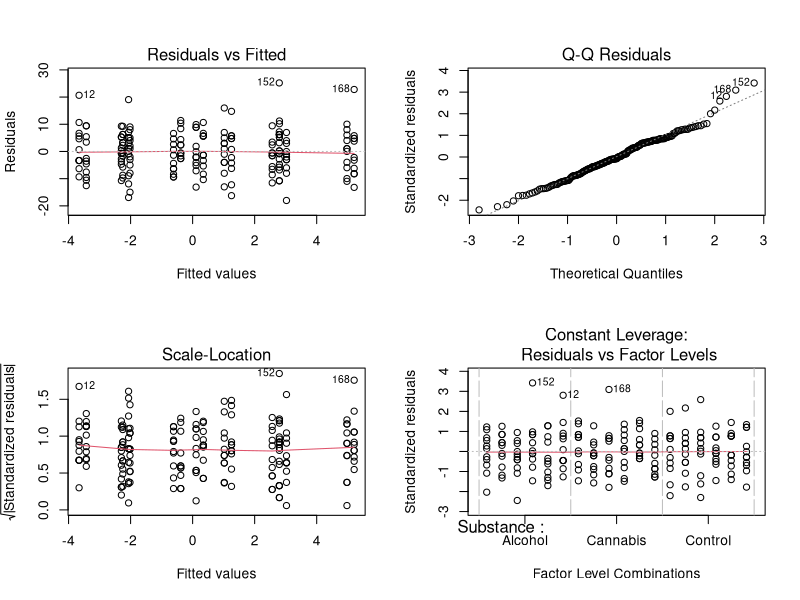
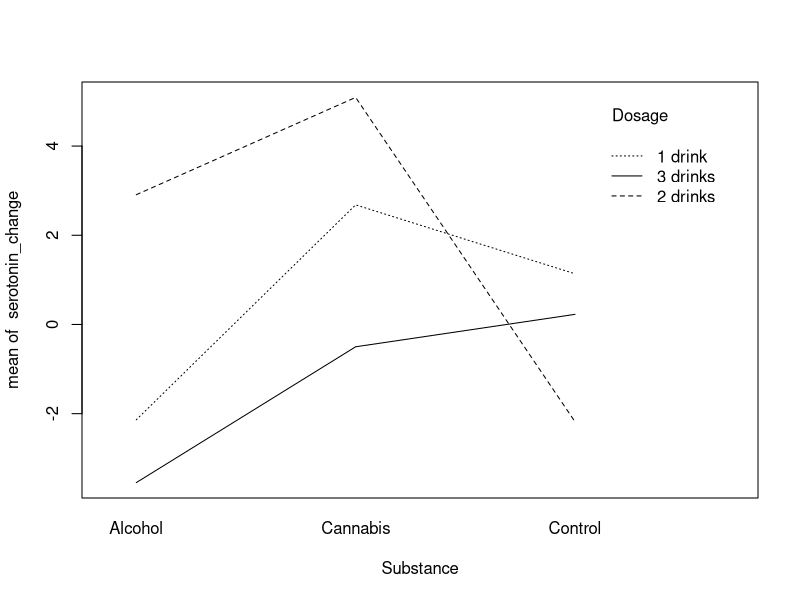
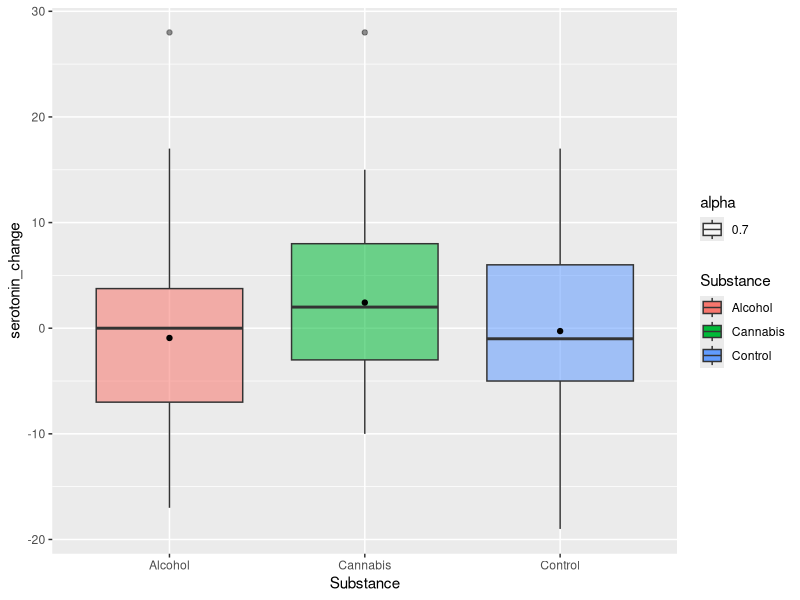
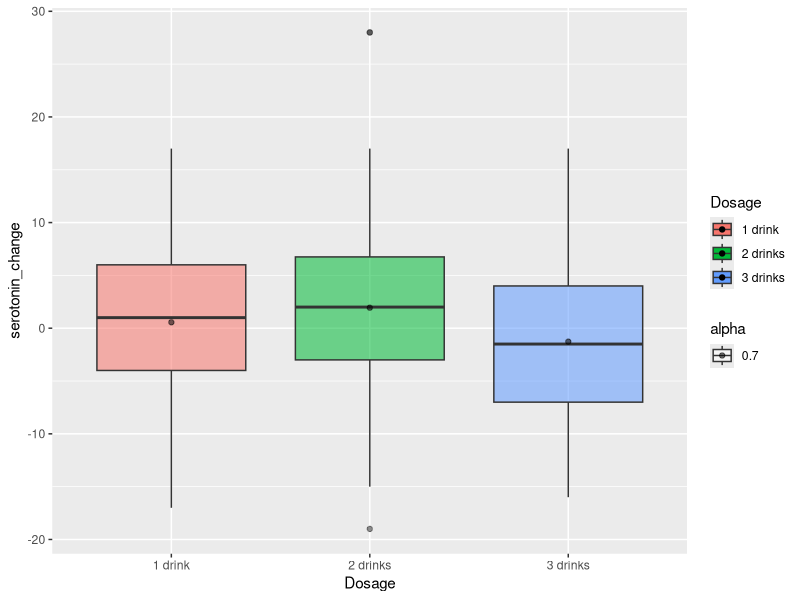
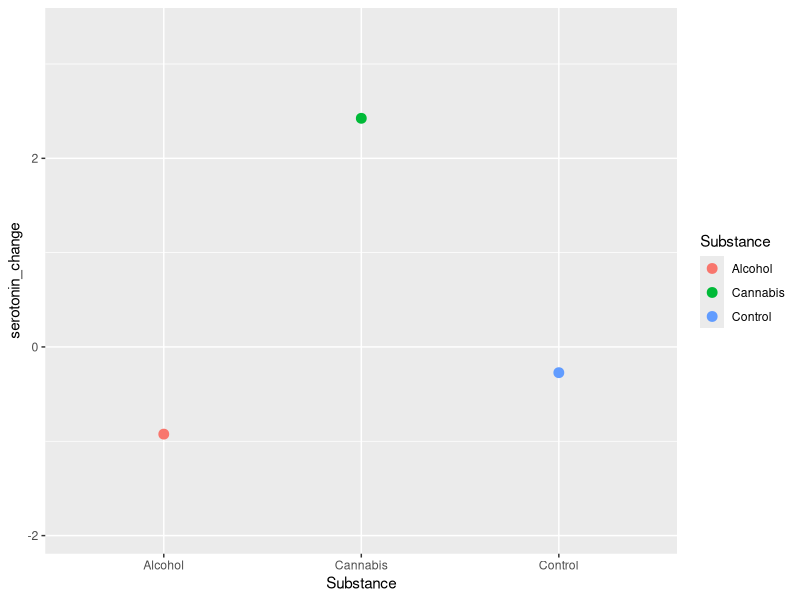
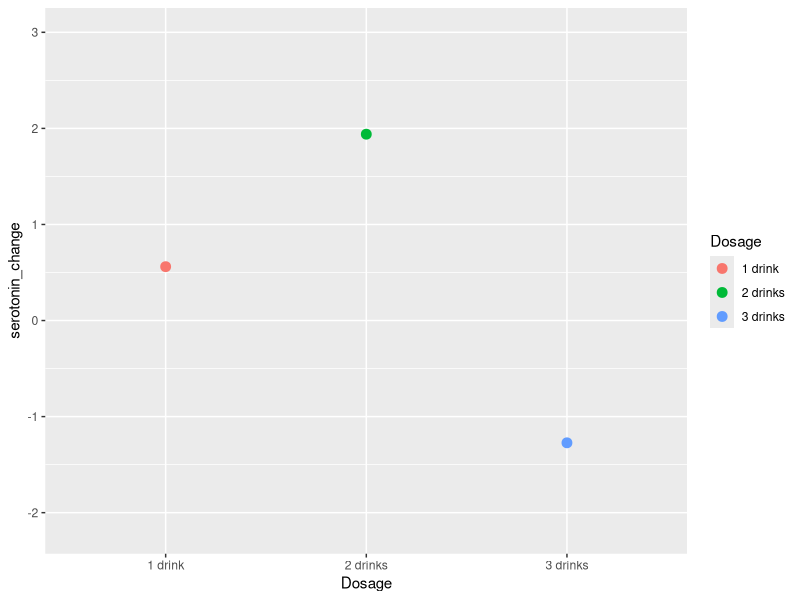

The R script that drew these images, in order:
## ---- chunk 1

library(dplyr)
library(ggplot2)
experiment <- read.csv("data.101b - sample.csv", header=TRUE)

experiment$Sex[156] <- "Male"

experiment$Sex <- factor(experiment$Sex)

random <- rep(c(1:9), 11)

#Unshuffled Males
experiment[experiment$Sex=="Male",]


set.seed(20119)

#Shuffled Males
shuffled_males <- experiment[experiment$Sex=="Male",][sample(1:99, size = 99),]

shuffled_males <- shuffled_males %>% mutate(Order = as.integer(rownames(shuffled_males)), Group = random)

shuffled_males <- shuffled_males %>% arrange(Order)


#Unshuffled Females
experiment[experiment$Sex=="Female",]

shuffled_females <- experiment[experiment$Sex=="Female",][sample(1:99, size = 99),]

shuffled_females <- shuffled_females %>% mutate(Order = as.integer(rownames(shuffled_females)), Group = random)

shuffled_females <- shuffled_females %>% arrange(Order)


#Recombined Shuffled Data Frame In Correct Order

combined <- full_join(shuffled_males,shuffled_females) %>% arrange(Order)

#write.csv(combined, file = "Shuffled_data.csv")

#Collected data

collected <- read.csv("data.101b - Shuffled_data.csv", header = TRUE)

collected <- collected %>% mutate(serotonin_change = a.serotonin - b.serotonin)

collected <- collected %>% mutate(Substance = if_else(collected$Group %in% 1:3, "Alcohol", if_else(collected$Group %in% 4:6, "Cannabis", "Control")))

collected$Substance <- factor(collected$Substance)

collected <- collected %>% mutate(Dosage = if_else(collected$Group %in% c(1,4,7), '1 drink', if_else(collected$Group %in% c(2,5,8), "2 drinks", "3 drinks")))

collected$Dosage <- factor(collected$Dosage)

collected$Group <- factor(collected$Group)

#aov 2 way factorial, 1 blocking factor (sex)
#Randomized Complete Block Design


model <- aov(serotonin_change~ Substance+Dosage+Sex+Substance:Dosage, data = collected)

#summary of model
summary(model)


#Checking model assumptions
par(mfrow=c(2,2))
plot(model)

#interaction plot
par(mfrow=c(1,1))
with(collected, interaction.plot(Substance,Dosage,serotonin_change))


#Boxplots
ggplot(data = collected, aes(x = Substance, y = serotonin_change)) + geom_boxplot(aes(fill = Substance, alpha = 0.7)) +
  geom_point(stat="summary", position = "dodge", fun.y = "mean")

ggplot(data = collected, aes(x = Dosage, y = serotonin_change, fill = Dosage, alpha = 0.7)) + geom_boxplot() +
geom_point(stat="summary", position = "dodge", fun.y = "mean")

#Dot plot of Means
ggplot(data = collected, aes(x = Substance, y = serotonin_change, color = Substance))+
  geom_point(stat="summary", position = "dodge", fun.y = "mean", size = 3)

ggplot(data = collected, aes(x = Dosage, y = serotonin_change, color = Dosage))+
  geom_point(stat="summary", position = "dodge", fun.y = "mean", size = 3)
## ---- chunk 2
library(broom)
library(memisc)
effects_model <- model.tables(model)

effects_model$tables

effects_Substance_df <- data.frame(Alcohol = -1.333, Cannabis = 2.015, Control = -0.682)

effects_Dosage_df <- data.frame(One_drink = 0.152, Two_drinks = 1.530, Three_drinks = -1.682)

effects_Sex_df <- data.frame(Female = 0.116, Male = -0.116)

effects_SubDos_df <- data.frame(One_drink=c(-1.364,0.106,1.258), Two_drinks = c(2.303, 1.136, -3.439), Three_drinks = c(-0.939,-1.242,2.182))

rownames(effects_SubDos_df)<- c("Alcohol","Cannabis","Control")

tukey <- TukeyHSD(model)


rbind(tukey$Substance,
tukey$Dosage,
tukey$Sex,
tukey$`Substance:Dosage`)

## ---- chunk 3
library(knitr)
library(xtable)

summary(model)

kable(xtable(model), caption = 'AOV Summary Output')



kable(xtable(rbind(tukey$Substance,
tukey$Dosage,
tukey$Sex,
tukey$`Substance:Dosage`)), caption = 'Tukey HSD 95% Confidence Intervals')

kable(xtable(effects_Substance_df), caption = 'Substance Effects Model')
kable(xtable(effects_Dosage_df), caption = 'Dosage Effects Model')
kable(xtable(effects_Sex_df), caption = 'Sex Effects Model')
kable(xtable(effects_SubDos_df), caption = 'Substance:Dosage Effects Model')
